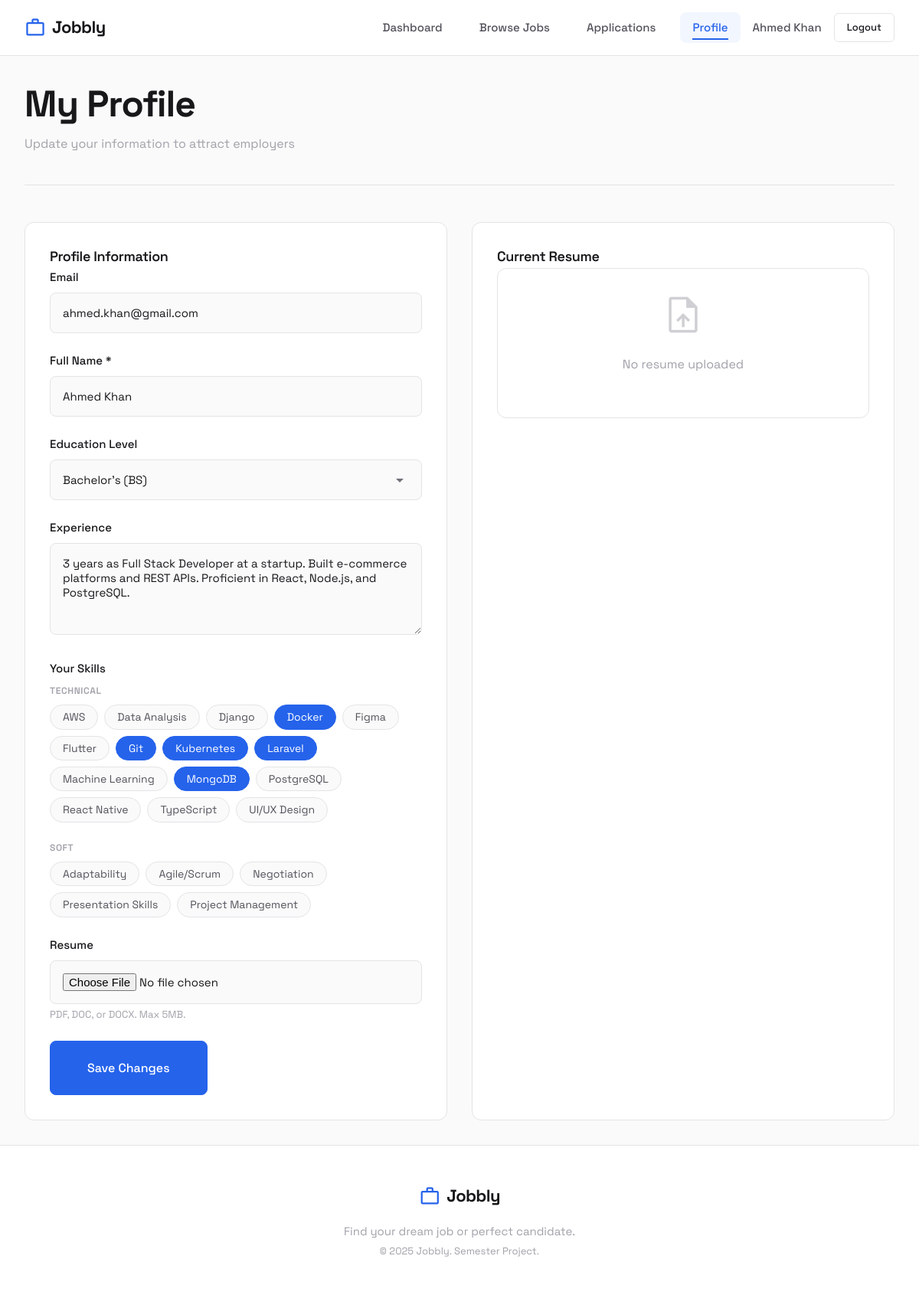
Screenshot of /v1-php/seeker/profile.php (signed in) with the database file from the repository.
### tables this page shows
CREATE TABLE seekers (
    seeker_id INT AUTO_INCREMENT PRIMARY KEY,
    user_id INT NOT NULL UNIQUE,
    full_name VARCHAR(255) NOT NULL,
    pfp VARCHAR(255),
    resume_url VARCHAR(255),
    experience TEXT,
    education ENUM('Matric', 'Inter', 'BS', 'MS', 'PhD') DEFAULT 'Matric',
    FOREIGN KEY (user_id) REFERENCES users(user_id) ON DELETE CASCADE
);

CREATE TABLE users (
    user_id INT AUTO_INCREMENT PRIMARY KEY,
    email VARCHAR(255) UNIQUE NOT NULL,
    password VARCHAR(255) NOT NULL,
    user_type ENUM('company', 'seeker') NOT NULL,
    created_at TIMESTAMP DEFAULT CURRENT_TIMESTAMP
);

CREATE TABLE skills (
    skill_id INT AUTO_INCREMENT PRIMARY KEY,
    skill_name VARCHAR(100) NOT NULL UNIQUE,
    category ENUM('technical', 'soft', 'other') DEFAULT 'technical'
);

### v1-php/includes/functions.php (the view, shortened to what this page needs)
<?php
function e($string) {
    return htmlspecialchars($string, ENT_QUOTES, 'UTF-8');
}
function getAllSkills() {
    $db = getDB();
    $stmt = $db->query("SELECT * FROM skills ORDER BY category, skill_name");
    return $stmt->fetchAll();
}
function getSkillsByCategory() {
    $skills = getAllSkills();
    $grouped = [];
    foreach ($skills as $skill) {
        $grouped[$skill['category']][] = $skill;
    }
    return $grouped;
}
function getEducationOptions() {
    return [
        'Matric' => 'Matric',
        'Inter' => 'Intermediate',
        'BS' => "Bachelor's (BS)",
        'MS' => "Master's (MS)",
        'PhD' => 'PhD'
    ];
}
function renderSkillPicker($selectedSkillIds = []) {
    $skillsByCategory = getSkillsByCategory();
    $html = '<div class="skill-picker">';
    foreach ($skillsByCategory as $category => $skills) {
        $html .= '<div class="skill-category">';
        $html .= '<div class="skill-category-label">' . e(ucfirst($category)) . '</div>';
        $html .= '<div class="skill-chips">';
        foreach ($skills as $skill) {
            $checked = in_array($skill['skill_id'], $selectedSkillIds) ? 'checked' : '';
            $html .= '<label class="skill-chip">';
            $html .= '<input type="checkbox" name="skills[]" value="' . $skill['skill_id'] . '" ' . $checked . '>';
            $html .= '<span class="skill-chip-label">' . e($skill['skill_name']) . '</span>';
            $html .= '</label>';
        }
        $html .= '</div></div>';
    }
    $html .= '</div>';
    return $html;
}

### v1-php/seeker/profile.php (shortened to what this page needs)
<?php
$db = getDB();
$seekerId = $_SESSION['seeker_id'];
$stmt = $db->prepare("SELECT s.*, u.email FROM seekers s JOIN users u ON s.user_id = u.user_id WHERE s.seeker_id = ?");
$stmt->execute([$seekerId]);
$seeker = $stmt->fetch();
$stmt = $db->prepare("SELECT skill_id FROM seeker_skills WHERE seeker_id = ?");
$stmt->execute([$seekerId]);
$seekerSkillIds = $stmt->fetchAll(PDO::FETCH_COLUMN);
require_once __DIR__ . '/../includes/header.php';
?>
<div class="page-header">
    <h1 class="page-title">My Profile</h1>
    <p class="page-subtitle">Update your information to attract employers</p>
</div>
<div class="grid grid-2">
    <div class="card">
        <h3 class="card-title mb-lg">Profile Information</h3>
        <form method="POST" action="" enctype="multipart/form-data">
            <div class="form-group">
                <label class="form-label">Email</label>
                <input type="text" class="form-input" value="<?= e($seeker['email']) ?>" disabled>
            </div>
            <div class="form-group">
                <label class="form-label" for="full_name">Full Name *</label>
                <input type="text" id="full_name" name="full_name" class="form-input"
                       value="<?= e($seeker['full_name']) ?>">
            </div>
            <div class="form-group">
                <label class="form-label" for="education">Education Level</label>
                <select id="education" name="education" class="form-select">
                    <?php foreach (getEducationOptions() as $val => $label): ?>
                    <option value="<?= $val ?>" <?= $seeker['education'] === $val ? 'selected' : '' ?>><?= $label ?></option>
                    <?php endforeach; ?>
                </select>
            </div>
            <div class="form-group">
                <label class="form-label" for="experience">Experience</label>
                <textarea id="experience" name="experience" class="form-textarea" rows="4"
                          placeholder="Describe your work experience..."><?= e($seeker['experience']) ?></textarea>
            </div>
            <div class="form-group">
                <label class="form-label">Your Skills</label>
                <?= renderSkillPicker($seekerSkillIds) ?>
            </div>
            <div class="form-group">
                <label class="form-label" for="resume">Resume</label>
                <input type="file" id="resume" name="resume" class="form-input" accept=".pdf,.doc,.docx">
                <p class="form-hint">PDF, DOC, or DOCX. Max 5MB.</p>
            </div>
            <button type="submit" class="btn btn-primary btn-lg">Save Changes</button>
        </form>
    </div>
    <div class="card">
        <h3 class="card-title mb-lg">Current Resume</h3>
        <?php if ($seeker['resume_url']): ?>
            <div class="flex items-center gap-md">
                <span class="material-symbols-outlined" style="font-size: 3rem; color: var(--primary);">description</span>
                <div>
                    <strong><?= e($seeker['resume_url']) ?></strong>
                    <br>
                    <a href="<?= SITE_URL ?>/uploads/resumes/<?= e($seeker['resume_url']) ?>" target="_blank" class="btn btn-sm mt-sm">
                        View Resume
                    </a>
                </div>
            </div>
        <?php else: ?>
            <div class="empty-state empty-state-compact">
                <span class="material-symbols-outlined">upload_file</span>
                <p>No resume uploaded</p>
            </div>
        <?php endif; ?>
    </div>
</div>
<?php require_once __DIR__ . '/../includes/footer.php'; ?>

### v1-php/assets/css/variables.css (style rules this page uses)
:root { --primary: #2563eb; --primary-hover: #1d4ed8; --primary-light: #eff6ff; --primary-subtle: rgba(37, 99, 235, 0.06); --accent-yellow: #f59e0b; --accent-green: #10b981; --accent-red: #ef4444; --accent-purple: #8b5cf6; --success: #22c55e; --bg: #fafafa; --bg-alt: #ffffff; --bg-elevated: #ffffff; --text: #18181b; --text-secondary: #52525b; --text-muted: #a1a1aa; --border: #e4e4e7; --border-hover: #d4d4d8; --shadow-xs: 0 1px 2px rgba(0, 0, 0, 0.04); --shadow-sm: 0 2px 4px rgba(0, 0, 0, 0.04), 0 1px 2px rgba(0, 0, 0, 0.02); --shadow-md: 0 4px 12px rgba(0, 0, 0, 0.06), 0 2px 4px rgba(0, 0, 0, 0.04); --shadow-lg: 0 8px 24px rgba(0, 0, 0, 0.08), 0 4px 8px rgba(0, 0, 0, 0.04); --shadow-xl: 0 16px 48px rgba(0, 0, 0, 0.1); --ring: 0 0 0 3px rgba(37, 99, 235, 0.15); --space-xs: 0.25rem; --space-sm: 0.5rem; --space-md: 1rem; --space-lg: 1.5rem; --space-xl: 2rem; --space-2xl: 3rem; --space-3xl: 4rem; --border-width: 1px; --radius-sm: 6px; --radius-md: 8px; --radius-lg: 12px; --radius-xl: 16px; --radius-full: 9999px; --transition-fast: 0.15s ease; --transition: 0.2s ease; --transition-slow: 0.3s ease; }

### v1-php/assets/css/style.css (style rules this page uses)
* { margin: 0; padding: 0; box-sizing: border-box; }
html { scroll-behavior: smooth; }
body { font-family: 'Space Grotesk', -apple-system, BlinkMacSystemFont, sans-serif; background: var(--bg); color: var(--text); line-height: 1.6; min-height: 100vh; display: flex; flex-direction: column; -webkit-font-smoothing: antialiased; -moz-osx-font-smoothing: grayscale; }
h1, h2, h3, h4, h5, h6 { font-weight: 600; line-height: 1.3; letter-spacing: -0.02em; color: var(--text); }
h1 { font-size: clamp(2rem, 5vw, 3rem); font-weight: 700; }
h3 { font-size: clamp(1.125rem, 3vw, 1.5rem); }
p { margin-bottom: var(--space-md); color: var(--text-secondary); }
.grid { display: grid; gap: var(--space-xl); }
.grid-2 { grid-template-columns: repeat(auto-fit, minmax(300px, 1fr)); }
.page-header { margin-bottom: var(--space-2xl); padding-bottom: var(--space-lg); border-bottom: var(--border-width) solid var(--border); }
.page-title { margin-bottom: var(--space-sm); }
.page-subtitle { color: var(--text-muted); }
.empty-state { text-align: center; padding: var(--space-3xl) var(--space-xl); background: var(--bg-alt); border: var(--border-width) solid var(--border); border-radius: var(--radius-lg); }
.empty-state .material-symbols-outlined { font-size: 3.5rem; color: var(--text-muted); margin-bottom: var(--space-lg); opacity: 0.5; }
.empty-state p { color: var(--text-muted); margin-bottom: var(--space-lg); max-width: 360px; margin-left: auto; margin-right: auto; }
.mb-lg { margin-bottom: var(--space-lg); }
.empty-state-compact { padding: var(--space-xl); }

### rows the page displays
seekers: user.email "ahmed.khan@gmail.com", full_name "Ahmed Khan", education "Bachelor's (BS)", experience "3 years as Full Stack Developer at a startup. Built e-commerce platforms and REST APIs. Proficient in React, Node.js, and PostgreSQL."
skills: skill_name "AWS"
skills: skill_name "Data Analysis"
skills: skill_name "Django"
skills: skill_name "Docker"
skills: skill_name "Figma"
skills: skill_name "Flutter"
skills: skill_name "Git"
skills: skill_name "Kubernetes"
skills: skill_name "Laravel"
skills: skill_name "Machine Learning"
skills: skill_name "MongoDB"
skills: skill_name "PostgreSQL"
skills: skill_name "React Native"
skills: skill_name "TypeScript"
skills: skill_name "UI/UX Design"
skills: skill_name "Adaptability"
skills: skill_name "Agile/Scrum"
skills: skill_name "Negotiation"
skills: skill_name "Presentation Skills"
skills: skill_name "Project Management"

### other values shown
SITE_NAME "Jobbly"
$_SESSION['company_name'] "Ahmed Khan"
$category "TECHNICAL"
$category "SOFT"
